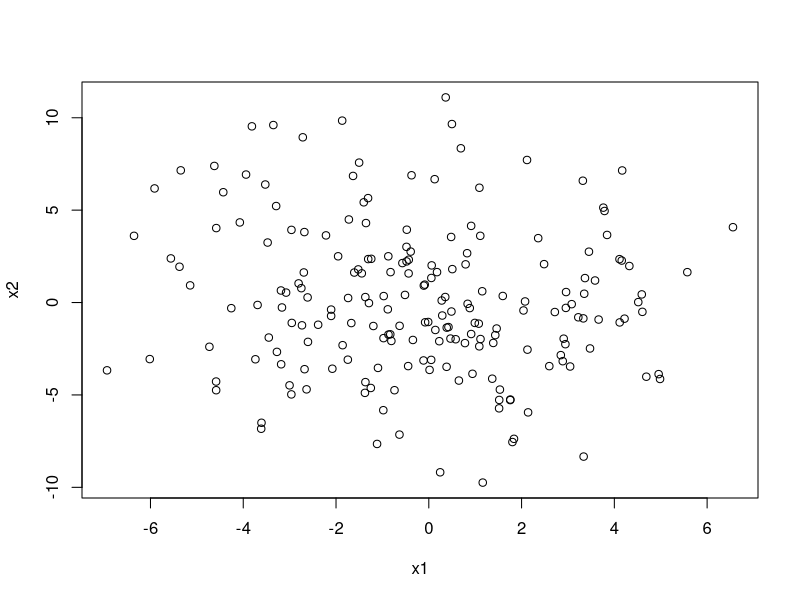
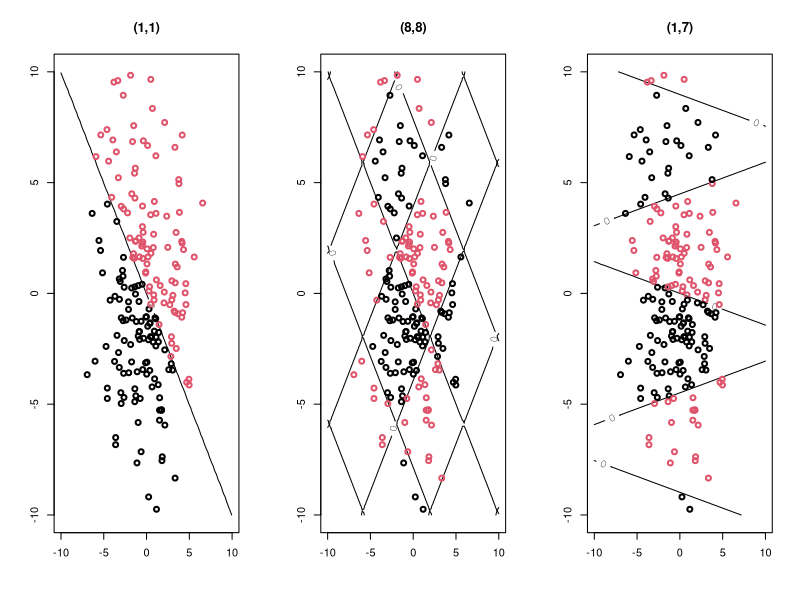
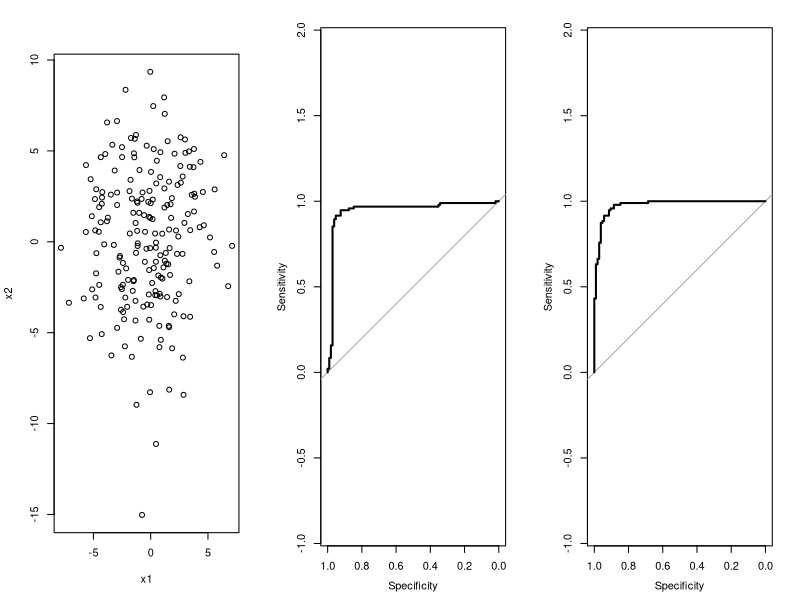
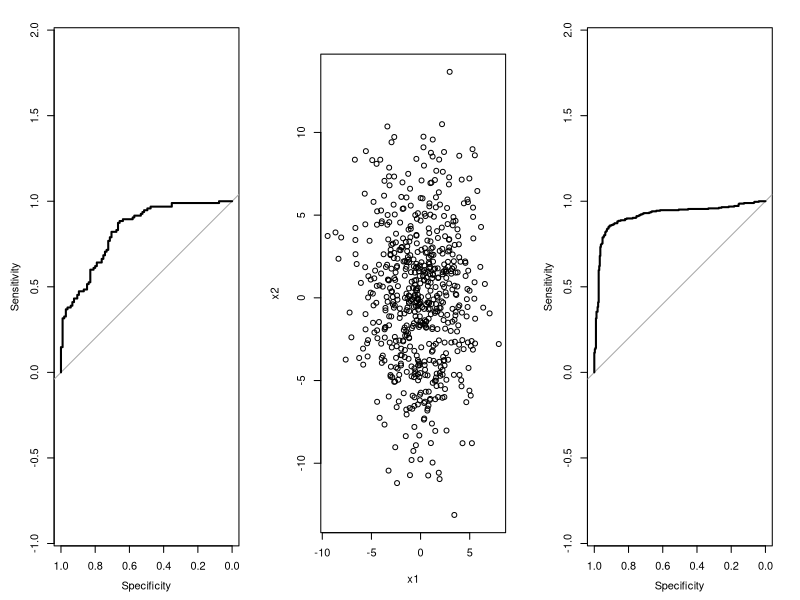
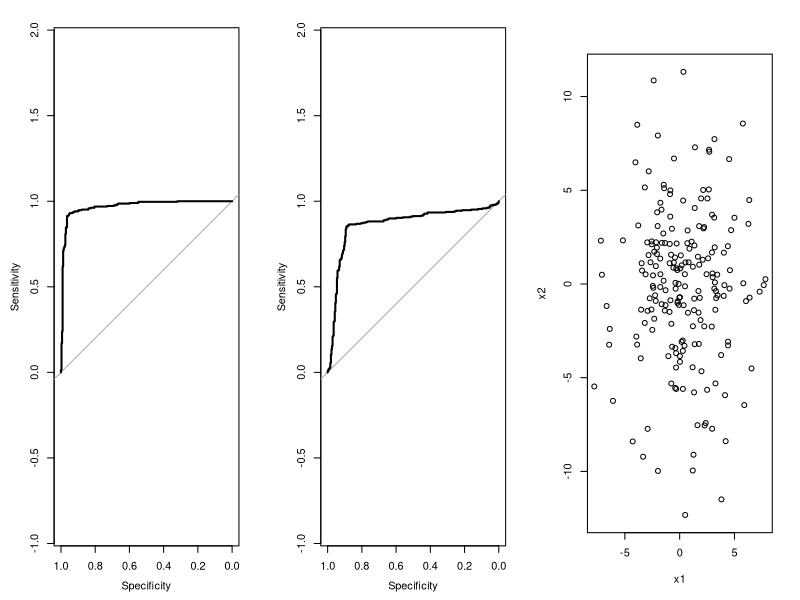
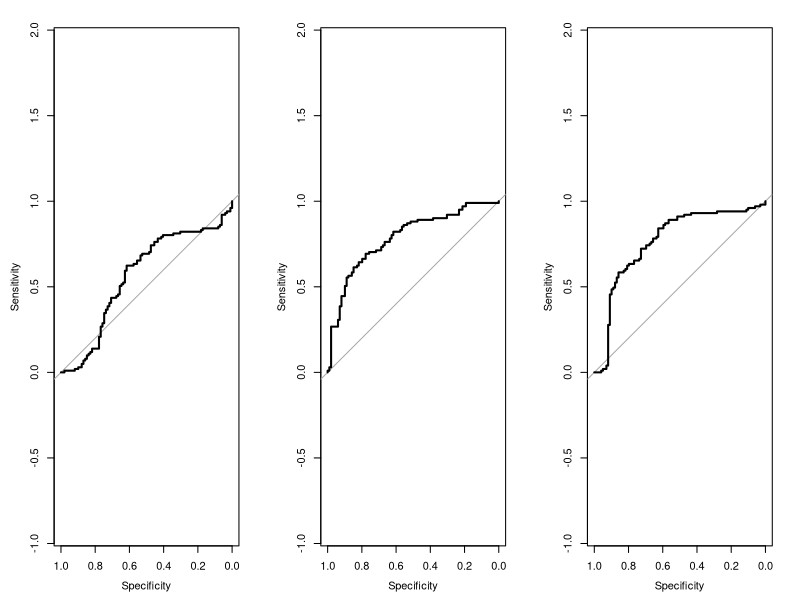
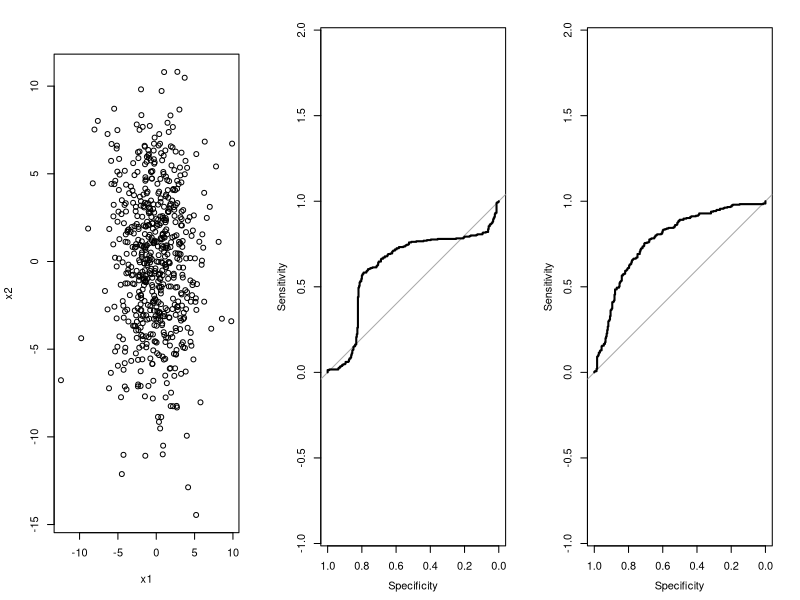
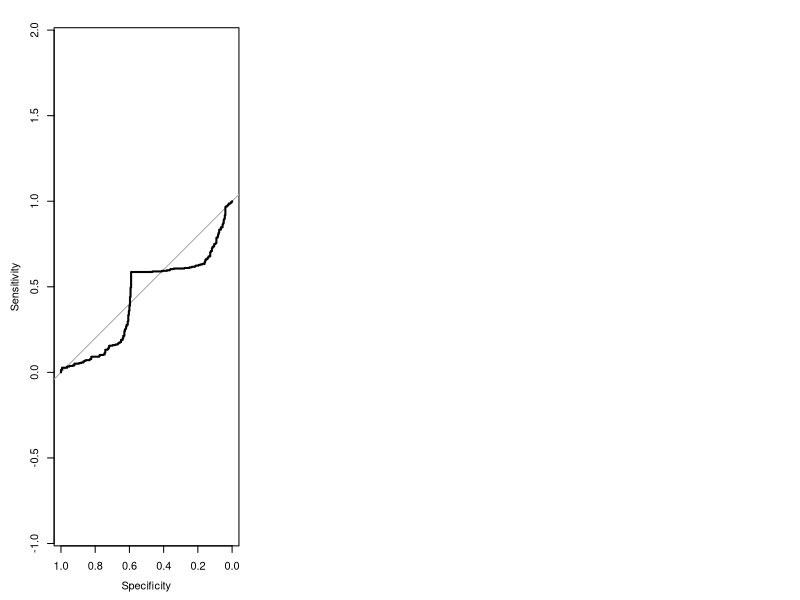

Write R code to recreate these figures, in order.
# Punto 6
library(e1071)
library(pROC)
#Generacion de inputs y tamano de muestra
N=200
x1=rnorm(N,0,3)
x2=rnorm(N,0,4)
plot(x1,x2) #grafica de inputs
#Definicion de funcion discriminante

# (1,1)
a=1 #complejidad en x1
b=1 #complejidad en x2
f_discrim=function(x1,x2){
  f=sin(a*x1/10)+sin(b*x2/10)
  return(f)
}
#Generacion de clases (respuesta)
y=sign(f_discrim(x1,x2))
#Graficando los datos con fun. discriminante
par(mfrow=c(1,3))
xx1 <- seq(-10, 10, len = 100)
f=outer(xx1,xx1,f_discrim)
contour(xx1,xx1,f,nlevels=1,xlim=c(-10,10),ylim=c(-10,10), main = '(1,1)')
points(x1,x2,col=y/2+1.5,lwd=2)


# (8,8)
a=8 #complejidad en x1
b=8 #complejidad en x2
f_discrim=function(x1,x2){
  f=sin(a*x1/10)+sin(b*x2/10)
  return(f)
}
#Generacion de clases (respuesta)
y=sign(f_discrim(x1,x2))
#Graficando los datos con fun. discriminante
xx1 <- seq(-10, 10, len = 100)
f=outer(xx1,xx1,f_discrim)
contour(xx1,xx1,f,nlevels=1,xlim=c(-10,10),ylim=c(-10,10),main = '(8,8)')
points(x1,x2,col=y/2+1.5,lwd=2)

# (1,7)
a=1 #complejidad en x1
b=7 #complejidad en x2
f_discrim=function(x1,x2){
  f=sin(a*x1/10)+sin(b*x2/10)
  return(f)
}
#Generacion de clases (respuesta)
y=sign(f_discrim(x1,x2))
#Graficando los datos con fun. discriminante
xx1 <- seq(-10, 10, len = 100)
f=outer(xx1,xx1,f_discrim)
contour(xx1,xx1,f,nlevels=1,xlim=c(-10,10),ylim=c(-10,10), main = '(1,7)')
points(x1,x2,col=y/2+1.5,lwd=2)



############## 2 ##############
############## (5,2) N = 300

##### Generacion de datos
#### Train
N=300
x1=rnorm(N,0,3)
x2=rnorm(N,0,4)

a=5 #complejidad en x1
b=2 #complejidad en x2
f_discrim=function(x1,x2){
  f=sin(a*x1/10)+sin(b*x2/10)
  return(f)
}

y=sign(f_discrim(x1,x2))
train = as.data.frame(cbind(y,x1,x2))

#### Test
N=200
x1=rnorm(N,0,3)
x2=rnorm(N,0,4)
plot(x1,x2) #grafica de inputs
#Definicion de funcion discriminante

a=5 #complejidad en x1
b=2 #complejidad en x2
f_discrim=function(x1,x2){
  f=sin(a*x1/10)+sin(b*x2/10)
  return(f)
}

y=sign(f_discrim(x1,x2))
test = as.data.frame(cbind(y,x1,x2))

### SVM
rang = list(cost = c(3,4,5,6), gamma = c(0.01,0.02,0.05,0.1))

#Tunning en dos parametros de calibracion
tune = tune(svm, y~., data = train, ranges = rang)
tune


# Modelo Calibrado
# Lineal
svm_lineal = svm(y~., data = train, cost = tune$best.parameters$cost, gamma = tune$best.parameters$gamma, probability=T, kernel="linear")
pred_svm_lineal = predict(svm_lineal, test, type = "response")
pred_svm_prob_lineal = predict(svm_lineal, test, type = "prob", probability = TRUE)

roc_svm_lineal = roc(test$y, pred_svm_lineal)
plot(roc_svm_lineal)
auc_svm_lineal = auc(roc_svm_lineal)
auc_svm_lineal


# Radial
svm_radial = svm(y~., data = train, cost = tune$best.parameters$cost, gamma = tune$best.parameters$gamma, probability=T, kernel="radial")
pred_svm_radial = predict(svm_radial, test, type = "response")
pred_svm_prob_radial = predict(svm_radial, test, type = "prob", probability = TRUE)

roc_svm_radial = roc(test$y, pred_svm_radial)
plot(roc_svm_radial)
auc_svm_radial = auc(roc_svm_radial)
auc_svm_radial


# Polinomial
svm_poli = svm(y~., data = train, cost = tune$best.parameters$cost, gamma = tune$best.parameters$gamma, probability=T, kernel="polynomial")
pred_svm_poli = predict(svm_poli, test, type = "response")
pred_svm_prob_poli = predict(svm_poli, test, type = "prob", probability = TRUE)

roc_svm_poli = roc(test$y, pred_svm_poli)
plot(roc_svm_poli)
auc_svm_poli = auc(roc_svm_poli)
auc_svm_poli



# (5,2) N = 800
N=800
x1=rnorm(N,0,3)
x2=rnorm(N,0,4)

a=5 #complejidad en x1
b=2 #complejidad en x2
f_discrim=function(x1,x2){
  f=sin(a*x1/10)+sin(b*x2/10)
  return(f)
}

y=sign(f_discrim(x1,x2))
train = as.data.frame(cbind(y,x1,x2))

#### Test
N=600
x1=rnorm(N,0,3)
x2=rnorm(N,0,4)
plot(x1,x2) #grafica de inputs
#Definicion de funcion discriminante

a=5 #complejidad en x1
b=2 #complejidad en x2
f_discrim=function(x1,x2){
  f=sin(a*x1/10)+sin(b*x2/10)
  return(f)
}

y=sign(f_discrim(x1,x2))
test = as.data.frame(cbind(y,x1,x2))

### SVM
rang = list(cost = c(3,4,5,6), gamma = c(0.01,0.02,0.05,0.1))

#Tunning en dos parametros de calibracion
tune = tune(svm, y~., data = train, ranges = rang)
tune


# Modelo Calibrado
# Lineal
svm_lineal = svm(y~., data = train, cost = tune$best.parameters$cost, gamma = tune$best.parameters$gamma, probability=T, kernel="linear")
pred_svm_lineal = predict(svm_lineal, test, type = "response")
pred_svm_prob_lineal = predict(svm_lineal, test, type = "prob", probability = TRUE)

roc_svm_lineal = roc(test$y, pred_svm_lineal)
plot(roc_svm_lineal)
auc_svm_lineal = auc(roc_svm_lineal)
auc_svm_lineal


# Radial
svm_radial = svm(y~., data = train, cost = tune$best.parameters$cost, gamma = tune$best.parameters$gamma, probability=T, kernel="radial")
pred_svm_radial = predict(svm_radial, test, type = "response")
pred_svm_prob_radial = predict(svm_radial, test, type = "prob", probability = TRUE)

roc_svm_radial = roc(test$y, pred_svm_radial)
plot(roc_svm_radial)
auc_svm_radial = auc(roc_svm_radial)
auc_svm_radial


# Polinomial
svm_poli = svm(y~., data = train, cost = tune$best.parameters$cost, gamma = tune$best.parameters$gamma, probability=T, kernel="polynomial")
pred_svm_poli = predict(svm_poli, test, type = "response")
pred_svm_prob_poli = predict(svm_poli, test, type = "prob", probability = TRUE)

roc_svm_poli = roc(test$y, pred_svm_poli)
plot(roc_svm_poli)
auc_svm_poli = auc(roc_svm_poli)
auc_svm_poli




# (8,8) N = 300
N=300
x1=rnorm(N,0,3)
x2=rnorm(N,0,4)

a=8 #complejidad en x1
b=8 #complejidad en x2
f_discrim=function(x1,x2){
  f=sin(a*x1/10)+sin(b*x2/10)
  return(f)
}

y=sign(f_discrim(x1,x2))
train = as.data.frame(cbind(y,x1,x2))

#### Test
N=200
x1=rnorm(N,0,3)
x2=rnorm(N,0,4)
plot(x1,x2) #grafica de inputs
#Definicion de funcion discriminante

a=8 #complejidad en x1
b=8 #complejidad en x2
f_discrim=function(x1,x2){
  f=sin(a*x1/10)+sin(b*x2/10)
  return(f)
}

y=sign(f_discrim(x1,x2))
test = as.data.frame(cbind(y,x1,x2))

### SVM
rang = list(cost = c(3,4,5,6), gamma = c(0.01,0.02,0.05,0.1))

#Tunning en dos parametros de calibracion
tune = tune(svm, y~., data = train, ranges = rang)
tune


# Modelo Calibrado
# Lineal
svm_lineal = svm(y~., data = train, cost = tune$best.parameters$cost, gamma = tune$best.parameters$gamma, probability=T, kernel="linear")
pred_svm_lineal = predict(svm_lineal, test, type = "response")
pred_svm_prob_lineal = predict(svm_lineal, test, type = "prob", probability = TRUE)

roc_svm_lineal = roc(test$y, pred_svm_lineal)
plot(roc_svm_lineal)
auc_svm_lineal = auc(roc_svm_lineal)
auc_svm_lineal


# Radial
svm_radial = svm(y~., data = train, cost = tune$best.parameters$cost, gamma = tune$best.parameters$gamma, probability=T, kernel="radial")
pred_svm_radial = predict(svm_radial, test, type = "response")
pred_svm_prob_radial = predict(svm_radial, test, type = "prob", probability = TRUE)

roc_svm_radial = roc(test$y, pred_svm_radial)
plot(roc_svm_radial)
auc_svm_radial = auc(roc_svm_radial)
auc_svm_radial


# Polinomial
svm_poli = svm(y~., data = train, cost = tune$best.parameters$cost, gamma = tune$best.parameters$gamma, probability=T, kernel="polynomial")
pred_svm_poli = predict(svm_poli, test, type = "response")
pred_svm_prob_poli = predict(svm_poli, test, type = "prob", probability = TRUE)

roc_svm_poli = roc(test$y, pred_svm_poli)
plot(roc_svm_poli)
auc_svm_poli = auc(roc_svm_poli)
auc_svm_poli



# (8,8) N = 800
N=800
x1=rnorm(N,0,3)
x2=rnorm(N,0,4)

a=8 #complejidad en x1
b=8 #complejidad en x2
f_discrim=function(x1,x2){
  f=sin(a*x1/10)+sin(b*x2/10)
  return(f)
}

y=sign(f_discrim(x1,x2))
train = as.data.frame(cbind(y,x1,x2))

#### Test
N=600
x1=rnorm(N,0,3)
x2=rnorm(N,0,4)
plot(x1,x2) #grafica de inputs
#Definicion de funcion discriminante

a=8 #complejidad en x1
b=8 #complejidad en x2
f_discrim=function(x1,x2){
  f=sin(a*x1/10)+sin(b*x2/10)
  return(f)
}

y=sign(f_discrim(x1,x2))
test = as.data.frame(cbind(y,x1,x2))

### SVM
rang = list(cost = c(3,4,5,6), gamma = c(0.01,0.02,0.05,0.1))

#Tunning en dos parametros de calibracion
tune = tune(svm, y~., data = train, ranges = rang)
tune


# Modelo Calibrado
# Lineal
svm_lineal = svm(y~., data = train, cost = tune$best.parameters$cost, gamma = tune$best.parameters$gamma, probability=T, kernel="linear")
pred_svm_lineal = predict(svm_lineal, test, type = "response")
pred_svm_prob_lineal = predict(svm_lineal, test, type = "prob", probability = TRUE)

roc_svm_lineal = roc(test$y, pred_svm_lineal)
plot(roc_svm_lineal)
auc_svm_lineal = auc(roc_svm_lineal)
auc_svm_lineal


# Radial
svm_radial = svm(y~., data = train, cost = tune$best.parameters$cost, gamma = tune$best.parameters$gamma, probability=T, kernel="radial")
pred_svm_radial = predict(svm_radial, test, type = "response")
pred_svm_prob_radial = predict(svm_radial, test, type = "prob", probability = TRUE)

roc_svm_radial = roc(test$y, pred_svm_radial)
plot(roc_svm_radial)
auc_svm_radial = auc(roc_svm_radial)
auc_svm_radial


# Polinomial
svm_poli = svm(y~., data = train, cost = tune$best.parameters$cost, gamma = tune$best.parameters$gamma, probability=T, kernel="polynomial")
pred_svm_poli = predict(svm_poli, test, type = "response")
pred_svm_prob_poli = predict(svm_poli, test, type = "prob", probability = TRUE)

roc_svm_poli = roc(test$y, pred_svm_poli)
plot(roc_svm_poli)
auc_svm_poli = auc(roc_svm_poli)
auc_svm_poli

